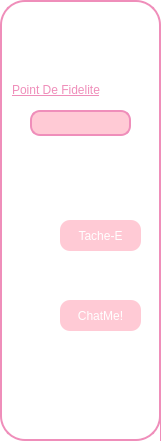
    <widget class="QFrame" name="frame_7">
     <property name="geometry">
      <rect>
       <x>870</x>
       <y>80</y>
       <width>161</width>
       <height>441</height>
      </rect>
     </property>
     <property name="styleSheet">
      <string notr="true">QFrame {
    background-color: white;
    width: 10px;
    border: 2px solid #EF8EBA;
    border-radius: 25px;
}</string>
     </property>
     <property name="frameShape">
      <enum>QFrame::NoFrame</enum>
     </property>
     <widget class="QLineEdit" name="lineEdit_44">
      <property name="geometry">
       <rect>
        <x>10</x>
        <y>80</y>
        <width>141</width>
        <height>20</height>
       </rect>
      </property>
      <property name="styleSheet">
       <string notr="true">QLineEdit{
	text-decoration: underline;
	color: #EF8EBA;
	font: 700 italic 10pt &quot;Segoe UI&quot;;
	;
}</string>
      </property>
      <property name="text">
       <string>Point De Fidelite</string>
      </property>
      <property name="frame">
       <bool>false</bool>
      </property>
     </widget>
     <widget class="QLabel" name="label_31">
      <property name="geometry">
       <rect>
        <x>50</x>
        <y>20</y>
        <width>61</width>
        <height>51</height>
       </rect>
      </property>
      <property name="styleSheet">
       <string notr="true">border-color: rgb(255, 255, 255);</string>
      </property>
      <property name="text">
       <string/>
      </property>
      <property name="pixmap">
       <pixmap>../../OneDrive/Bureau/icon employee/A P P  I C O N 💕 _.jpeg</pixmap>
      </property>
      <property name="scaledContents">
       <bool>true</bool>
      </property>
     </widget>
     <widget class="QLineEdit" name="lineEdit_45">
      <property name="geometry">
       <rect>
        <x>30</x>
        <y>110</y>
        <width>101</width>
        <height>26</height>
       </rect>
      </property>
      <property name="styleSheet">
       <string notr="true">QLineEdit {
	background-color: rgb(255, 202, 213);
    border: 2px solid #EF8EBA; /* Bordure rose */
    border-radius: 10px; /* Coins arrondis */
    padding: 2px;
}</string>
      </property>
     </widget>
     <widget class="QLabel" name="label_32">
      <property name="geometry">
       <rect>
        <x>10</x>
        <y>200</y>
        <width>61</width>
        <height>61</height>
       </rect>
      </property>
      <property name="styleSheet">
       <string notr="true">background-color: rgb(255, 255, 255);
border-color: rgb(255, 255, 255);</string>
      </property>
      <property name="text">
       <string/>
      </property>
      <property name="pixmap">
       <pixmap>../../OneDrive/Bureau/icon employee/liist or task.png</pixmap>
      </property>
      <property name="scaledContents">
       <bool>true</bool>
      </property>
     </widget>
     <widget class="QPushButton" name="pushButton_20">
      <property name="geometry">
       <rect>
        <x>60</x>
        <y>220</y>
        <width>81</width>
        <height>31</height>
       </rect>
      </property>
      <property name="styleSheet">
       <string notr="true">QPushButton {
	background-color: rgb(255, 202, 213);
    color: white; /* Texte blanc */
    border-radius:10px  ; /* Coins arrondis */
	border-color: rgb(239, 142, 186);
    padding: 8px;
}</string>
      </property>
      <property name="text">
       <string>Tache-E</string>
      </property>
     </widget>
     <widget class="QLabel" name="label_33">
      <property name="geometry">
       <rect>
        <x>10</x>
        <y>280</y>
        <width>61</width>
        <height>61</height>
       </rect>
      </property>
      <property name="styleSheet">
       <string notr="true">background-color: rgb(255, 255, 255);
border-color: rgb(255, 255, 255);</string>
      </property>
      <property name="text">
       <string/>
      </property>
      <property name="pixmap">
       <pixmap>../../OneDrive/Bureau/icon employee/Capture d’écran 2024-10-20 152058.png</pixmap>
      </property>
      <property name="scaledContents">
       <bool>true</bool>
      </property>
     </widget>
     <widget class="QPushButton" name="pushButton_21">
      <property name="geometry">
       <rect>
        <x>60</x>
        <y>300</y>
        <width>81</width>
        <height>31</height>
       </rect>
      </property>
      <property name="styleSheet">
       <string notr="true">QPushButton {
	background-color: rgb(255, 202, 213);
    color: white; /* Texte blanc */
    border-radius:10px  ; /* Coins arrondis */
	border-color: rgb(239, 142, 186);
    padding: 8px;
}</string>
      </property>
      <property name="text">
       <string>ChatMe!</string>
      </property>
     </widget>
     <widget class="QFrame" name="frame_8">
      <property name="geometry">
       <rect>
        <x>160</x>
        <y>120</y>
        <width>161</width>
        <height>421</height>
       </rect>
      </property>
      <property name="styleSheet">
       <string notr="true">QFrame {
    background-color: white;
    width: 10px;
    border: 2px solid #EF8EBA;
    border-radius: 25px;
}</string>
      </property>
      <property name="frameShape">
       <enum>QFrame::NoFrame</enum>
      </property>
      <widget class="QLineEdit" name="lineEdit_46">
       <property name="geometry">
        <rect>
         <x>40</x>
         <y>80</y>
         <width>111</width>
         <height>20</height>
        </rect>
       </property>
       <property name="styleSheet">
        <string notr="true">QLineEdit{
	text-decoration: underline;
	color: #EF8EBA;
	font: 700 italic 10pt &quot;Segoe UI&quot;;
	;
}</string>
       </property>
       <property name="text">
        <string>Point De Fidelite</string>
       </property>
       <property name="frame">
        <bool>false</bool>
       </property>
      </widget>
      <widget class="QLabel" name="label_38">
       <property name="geometry">
        <rect>
         <x>50</x>
         <y>20</y>
         <width>61</width>
         <height>51</height>
        </rect>
       </property>
       <property name="styleSheet">
        <string notr="true">border-color: rgb(255, 255, 255);</string>
       </property>
       <property name="text">
        <string/>
       </property>
       <property name="pixmap">
        <pixmap>../../OneDrive/Bureau/icon employee/A P P  I C O N 💕 _.jpeg</pixmap>
       </property>
       <property name="scaledContents">
        <bool>true</bool>
       </property>
      </widget>
      <widget class="QLineEdit" name="lineEdit_49">
       <property name="geometry">
        <rect>
         <x>40</x>
         <y>100</y>
         <width>101</width>
         <height>26</height>
        </rect>
       </property>
       <property name="styleSheet">
        <string notr="true">QLineEdit {
	background-color: rgb(255, 202, 213);
    border: 2px solid #EF8EBA; /* Bordure rose */
    border-radius: 10px; /* Coins arrondis */
    padding: 2px;
}</string>
       </property>
      </widget>
      <widget class="QLabel" name="label_39">
       <property name="geometry">
        <rect>
         <x>10</x>
         <y>140</y>
         <width>61</width>
         <height>61</height>
        </rect>
       </property>
       <property name="styleSheet">
        <string notr="true">background-color: rgb(255, 255, 255);
border-color: rgb(255, 255, 255);</string>
       </property>
       <property name="text">
        <string/>
       </property>
       <property name="pixmap">
        <pixmap>../../OneDrive/Bureau/icon employee/liist or task.png</pixmap>
       </property>
       <property name="scaledContents">
        <bool>true</bool>
       </property>
      </widget>
      <widget class="QPushButton" name="pushButton_22">
       <property name="geometry">
        <rect>
         <x>70</x>
         <y>160</y>
         <width>81</width>
         <height>31</height>
        </rect>
       </property>
       <property name="styleSheet">
        <string notr="true">QPushButton {
	background-color: rgb(255, 202, 213);
    color: white; /* Texte blanc */
    border-radius:10px  ; /* Coins arrondis */
	border-color: rgb(239, 142, 186);
    padding: 8px;
}</string>
       </property>
       <property name="text">
        <string>Tache-E</string>
       </property>
      </widget>
      <widget class="QLabel" name="label_40">
       <property name="geometry">
        <rect>
         <x>10</x>
         <y>210</y>
         <width>61</width>
         <height>61</height>
        </rect>
       </property>
       <property name="styleSheet">
        <string notr="true">background-color: rgb(255, 255, 255);
border-color: rgb(255, 255, 255);</string>
       </property>
       <property name="text">
        <string/>
       </property>
       <property name="pixmap">
        <pixmap>../../OneDrive/Bureau/icon employee/Capture d’écran 2024-10-20 152058.png</pixmap>
       </property>
       <property name="scaledContents">
        <bool>true</bool>
       </property>
      </widget>
      <widget class="QPushButton" name="pushButton_23">
       <property name="geometry">
        <rect>
         <x>70</x>
         <y>230</y>
         <width>81</width>
         <height>31</height>
        </rect>
       </property>
       <property name="styleSheet">
        <string notr="true">QPushButton {
	background-color: rgb(255, 202, 213);
    color: white; /* Texte blanc */
    border-radius:10px  ; /* Coins arrondis */
	border-color: rgb(239, 142, 186);
    padding: 8px;
}</string>
       </property>
       <property name="text">
        <string>ChatMe!</string>
       </property>
      </widget>
     </widget>
    </widget>
